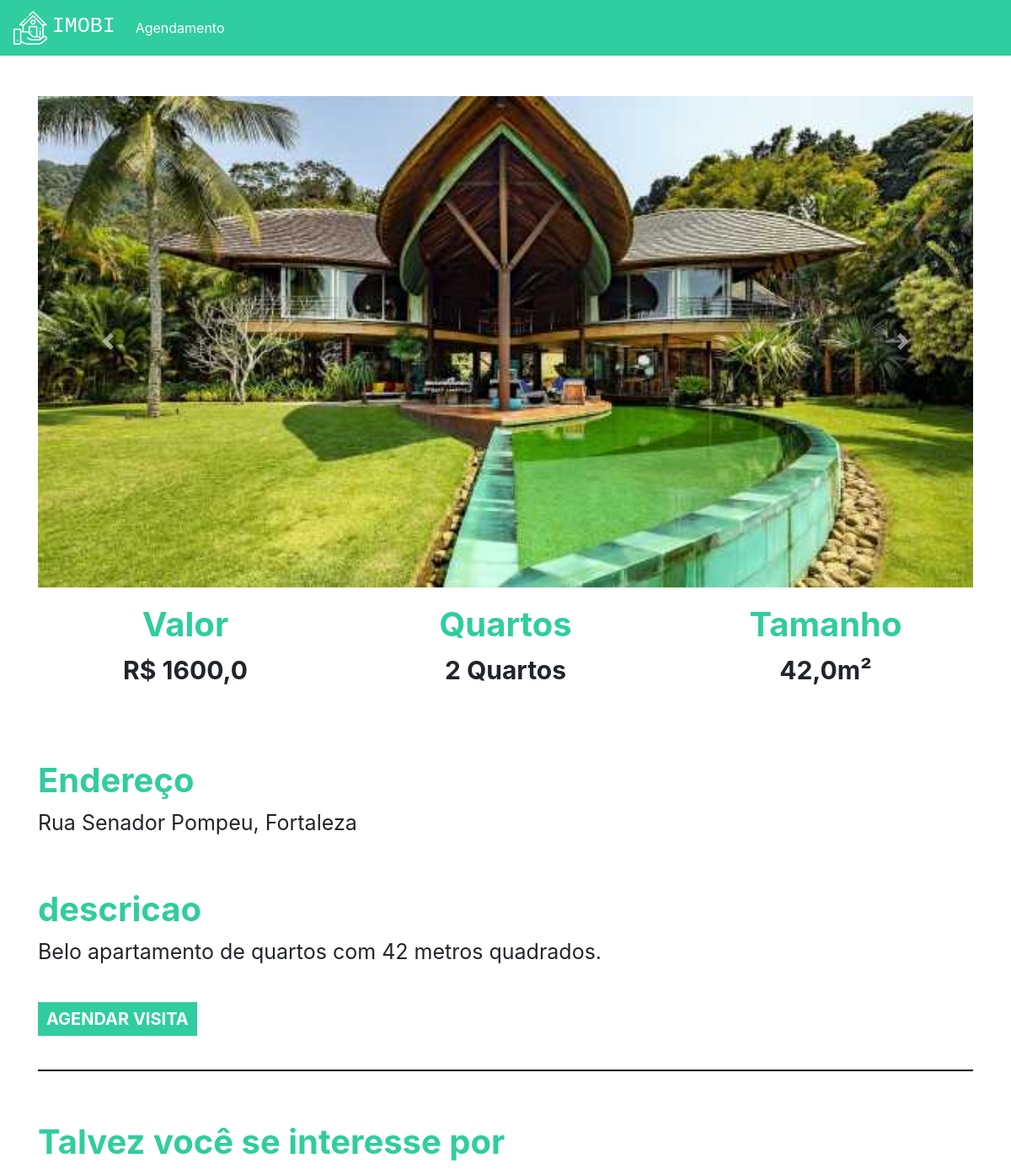
Page /imovel/2 (signed in) on the committed database.
### plataforma/models.py (models this page shows, shortened)
class Imagem(models.Model):
    img = models.ImageField(upload_to='img')
    def __str__(self) -> str:
        return self.img.url

class Imovei(models.Model):
    choices = (('V', 'Venda'),
                ('A', 'Aluguel'))
    choices_imovel = (('A', 'Apartamento'),
                        ('C', 'Casa'))
    imagens = models.ManyToManyField(Imagem)
    valor = models.FloatField()
    quartos = models.IntegerField()
    tamanho = models.FloatField()
    cidade = models.ForeignKey(Cidade, on_delete=models.DO_NOTHING)
    rua = models.CharField(max_length=50)
    tipo = models.CharField(max_length=1, choices=choices)
    tipo_imovel = models.CharField(max_length=1, choices=choices_imovel)
    numero = models.IntegerField()
    descricao = models.TextField()
    dias_visita = models.ManyToManyField(DiasVisita)
    horarios = models.ManyToManyField(Horario)

class Cidade(models.Model):
    nome = models.CharField(max_length=30)
    def __str__(self) -> str:
        return self.nome

### plataforma/views.py (the view)
# urls.py: path('imovel/<str:id>', views.imovel, name="imovel"),
def imovel(request, id):
    imovel = get_object_or_404(Imovei, id=id)
    sugestoes = Imovei.objects.filter(cidade=imovel.cidade).exclude(id=id)[:2]
    return render(request, 'imovel.html', {'imovel': imovel, 'sugestoes': sugestoes})

### plataforma/models.py (called while the page is built)
    def __str__(self) -> str:
        return self.dia

    def __str__(self) -> str:
        return str(self.horario)

### plataforma/templates/imovel.html (shortened to what this page needs)
{% extends 'base.html' %}
{% load static %}
{% block 'head' %}
<link rel="stylesheet" href="{% static 'plataforma/css/home.css' %}">
{% endblock  %}
{% block 'body' %}
    <div style="text-align: center" class="container">
        <br>
        <br>
        <div id="carouselExampleControls" class="carousel slide" data-ride="carousel">
            <div class="carousel-inner">
                {% for img in imovel.imagens.all  %}
                    <div class="carousel-item {% if forloop.first %} active {% endif %}" >
                        <img class="d-block w-100" src="{{img}}" alt="First slide">
                    </div>
                {% endfor %}
            </div>
        <a class="carousel-control-prev" href="#carouselExampleControls" role="button" data-slide="prev">
            <span class="carousel-control-prev-icon" aria-hidden="true"></span>
        </a>
        <a class="carousel-control-next" href="#carouselExampleControls" role="button" data-slide="next">
            <span class="carousel-control-next-icon" aria-hidden="true"></span>
        </a>
    </div>
        <div class="row">
            <div class="col-md">
                <h3 class="titulo_especificacao">Valor</h3>
                <p class="especificacao">R$ {{imovel.valor}}</p>
            </div>
            <div class="col-md">
                <h3 class="titulo_especificacao">Quartos</h3>
                <p class="especificacao">{{imovel.quartos}} Quartos</p>
            </div>
            <div class="col-md">
                <h3 class="titulo_especificacao">Tamanho</h3>
                <p class="especificacao">{{imovel.tamanho}}m²</p>
            </div>
        </div>
        <br>
        <br>
        <div style="text-align: left">
            <h3 class="titulo_especificacao">Endereço</h3>
            <p class="especificacao_endereco">{{imovel.rua}}, {{imovel.cidade }}</p>
        </div>
        <br>
        <div style="text-align: left">
            <h3 class="titulo_especificacao">descricao</h3>
            <p class="especificacao_endereco">{{imovel.descricao}}</p>
            <br>
            <button class="btn_agendar_visita" data-toggle="modal" data-target="#exampleModal">AGENDAR VISITA</button>
            <br>
            <br>
        </div>
        <hr style="border: 1px solid black">
        <br>
        <div class="div_possivel_interesse">
            <h3 class="titulo_especificacao">Talvez você se interesse por</h3>
        </div>
    </div>
{% endblock  %}

### templates/static/plataforma/css/home.css (style rules this page uses)
.titulo_especificacao { color: #30CD9E; font-weight: bold; margin-top: 20px; font-size: 40px; }
.especificacao { font-size: 30px; font-weight: bold; }
.especificacao_endereco { font-size: 25px; }
.btn_agendar_visita { border: none; background-color: #30CD9E; color: white; font-weight: bold; font-size: 20px; padding: 5px 10px 5px 10px; }
.div_possivel_interesse { text-align: left; }

### rows in the picture
Imagem: img (picture)
Imovei: valor "1600,0", quartos "2", tamanho "42,0", rua "Rua Senador Pompeu", cidade "Fortaleza", descricao "Belo apartamento de quartos com 42 metros quadrados."
